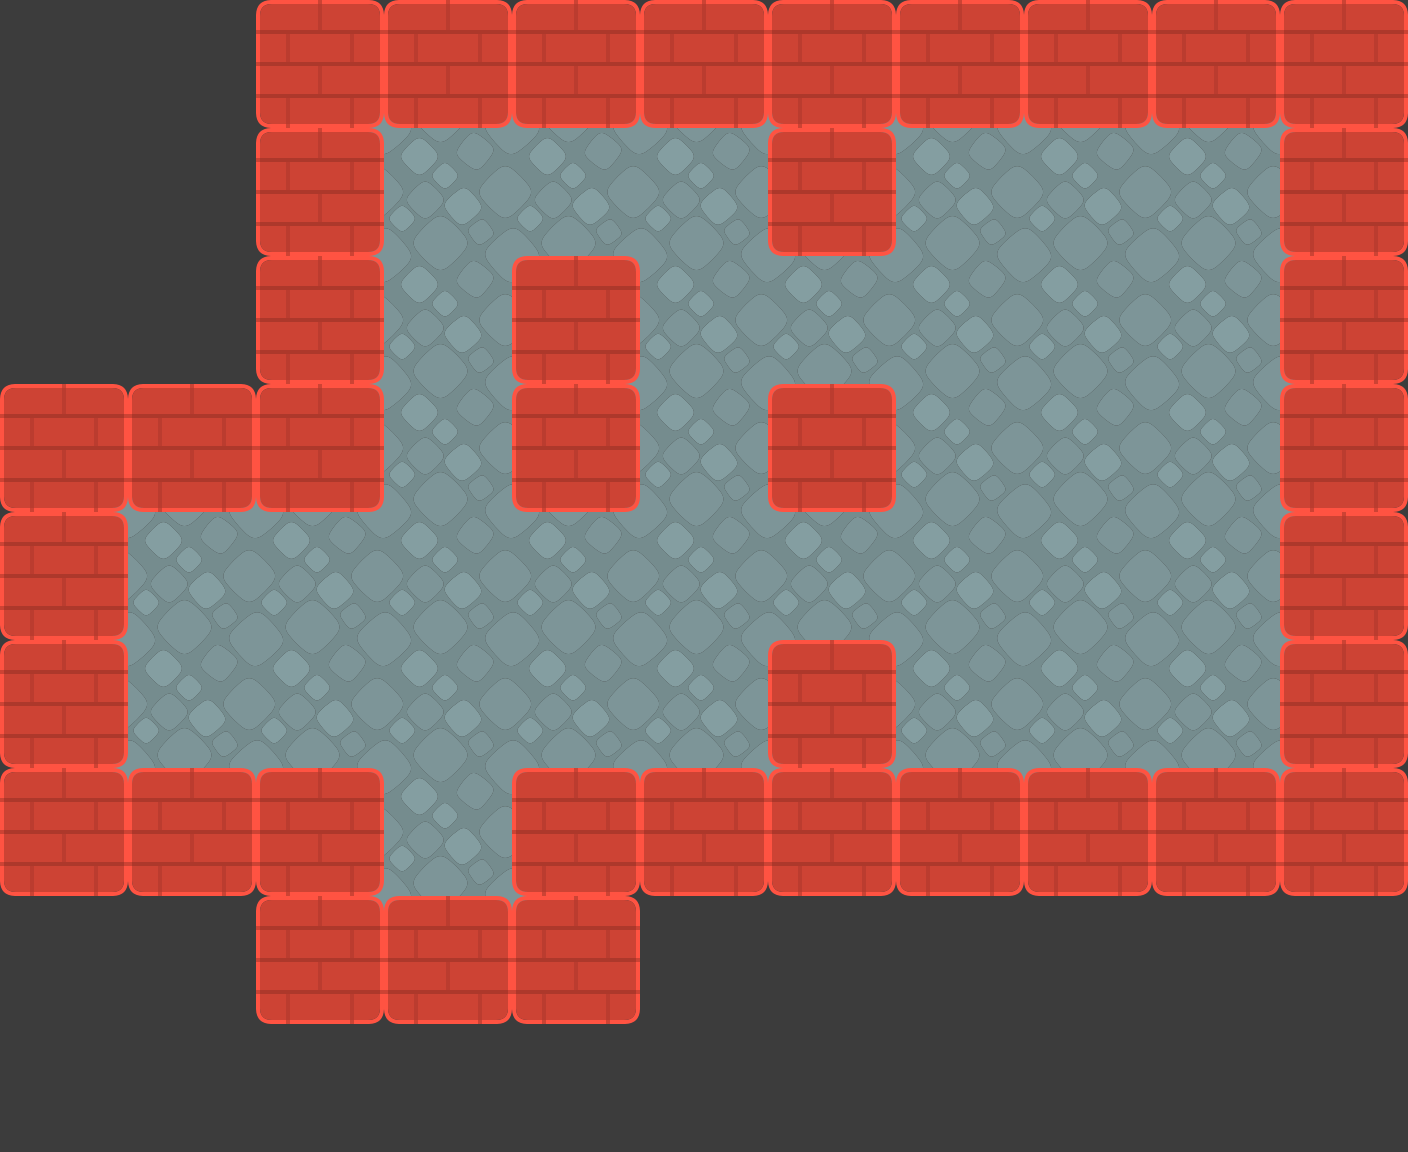

A level layout from a 2D game, rendered from its tile map. Below: a short description, then the map file with its tile-grid data intact:
An orthogonal 11x9 tile map with 128x128 px tiles, 2 tile layers (floor, building) and 8 objects (player).

<map version="1.8" tiledversion="1.8.5" orientation="orthogonal" renderorder="right-down" width="11" height="9" tilewidth="128" tileheight="128" infinite="0" backgroundcolor="#3c3c3c" nextlayerid="6" nextobjectid="35">
 <tileset firstgid="1" source="../../tilesheets/sokoban_tilesheet.tsx" />
 <layer id="4" name="floor" width="11" height="9" offsetx="64" offsety="64">
  <data encoding="csv">
0,0,90,90,90,90,90,90,90,90,0,
0,0,90,90,90,90,90,90,90,90,0,
0,0,90,90,90,90,90,90,90,90,0,
90,90,90,90,90,90,90,90,90,90,0,
90,90,90,90,90,90,90,90,90,90,0,
90,90,90,90,90,90,90,90,90,90,0,
0,0,90,90,0,0,0,0,0,0,0,
0,0,0,0,0,0,0,0,0,0,0,
0,0,0,0,0,0,0,0,0,0,0
</data>
 </layer>
 <layer id="1" name="building" width="11" height="9">
  <data encoding="csv">
0,0,85,85,85,85,85,85,85,85,85,
0,0,85,0,0,0,85,0,0,0,85,
0,0,85,0,85,0,0,0,0,0,85,
85,85,85,0,85,0,85,0,0,0,85,
85,0,0,0,0,0,0,0,0,0,85,
85,0,0,0,0,0,85,0,0,0,85,
85,85,85,0,85,85,85,85,85,85,85,
0,0,85,85,85,0,0,0,0,0,0,
0,0,0,0,0,0,0,0,0,0,0
</data>
 </layer>
 <objectgroup id="2" name="objects">
  <object id="3" name="player" gid="73" x="1024" y="512" width="128" height="128" />
  <object id="7" gid="7" x="896" y="256" width="128" height="128" />
  <object id="34" gid="7" x="768" y="512" width="128" height="128" />
  <object id="32" gid="7" x="384" y="512" width="128" height="128" />
  <object id="33" gid="7" x="384" y="640" width="128" height="128" />
  <object id="25" gid="40" x="640" y="256" width="128" height="128" />
  <object id="30" gid="40" x="384" y="384" width="128" height="128" />
  <object id="31" gid="40" x="384" y="768" width="128" height="128" />
 </objectgroup>
</map>
